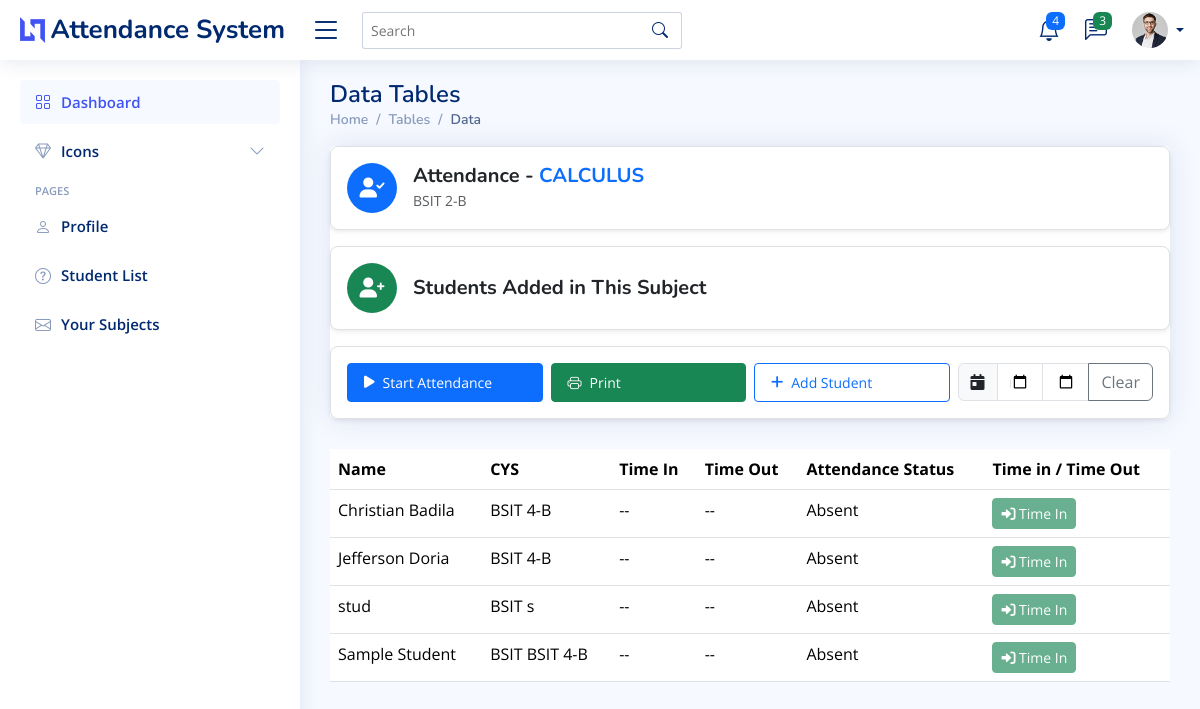
Before: /student-attendance/17/ with the older database file.
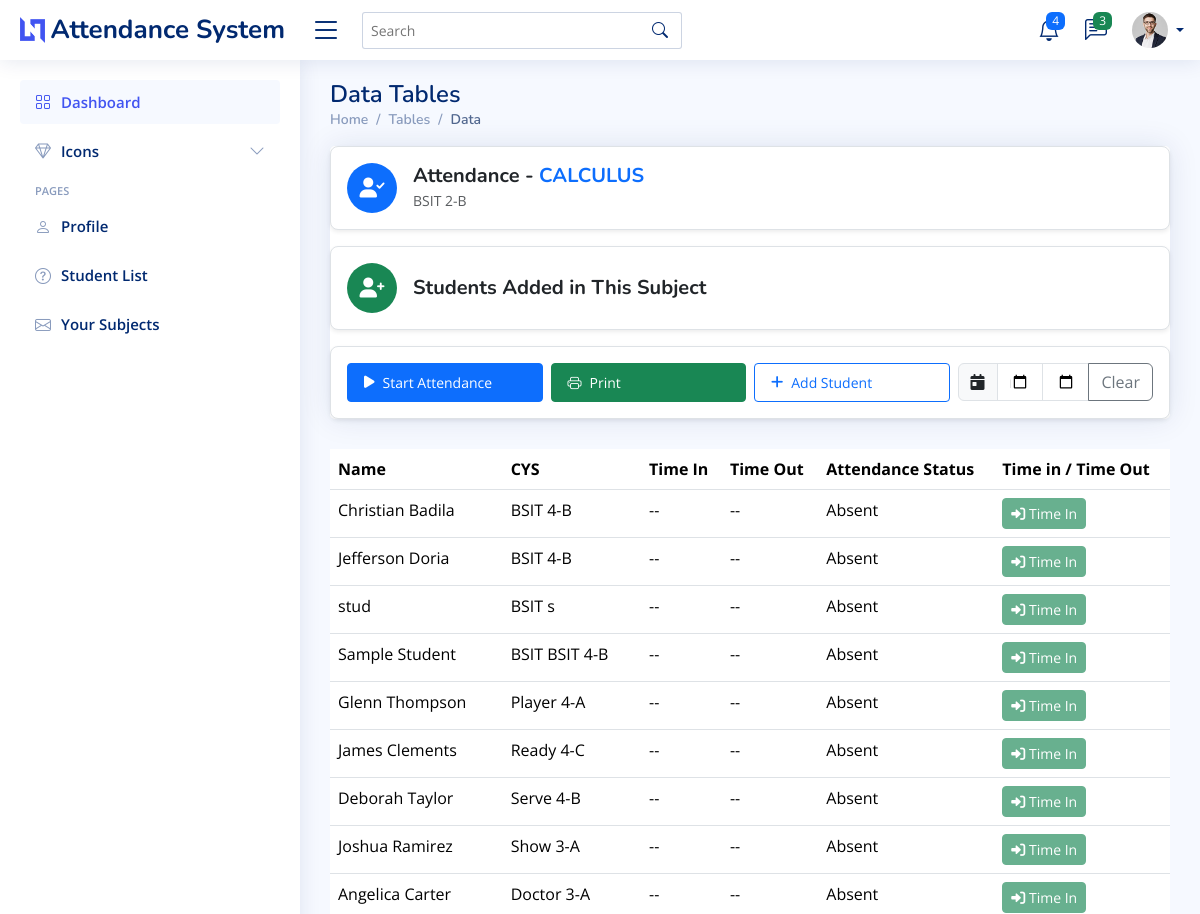
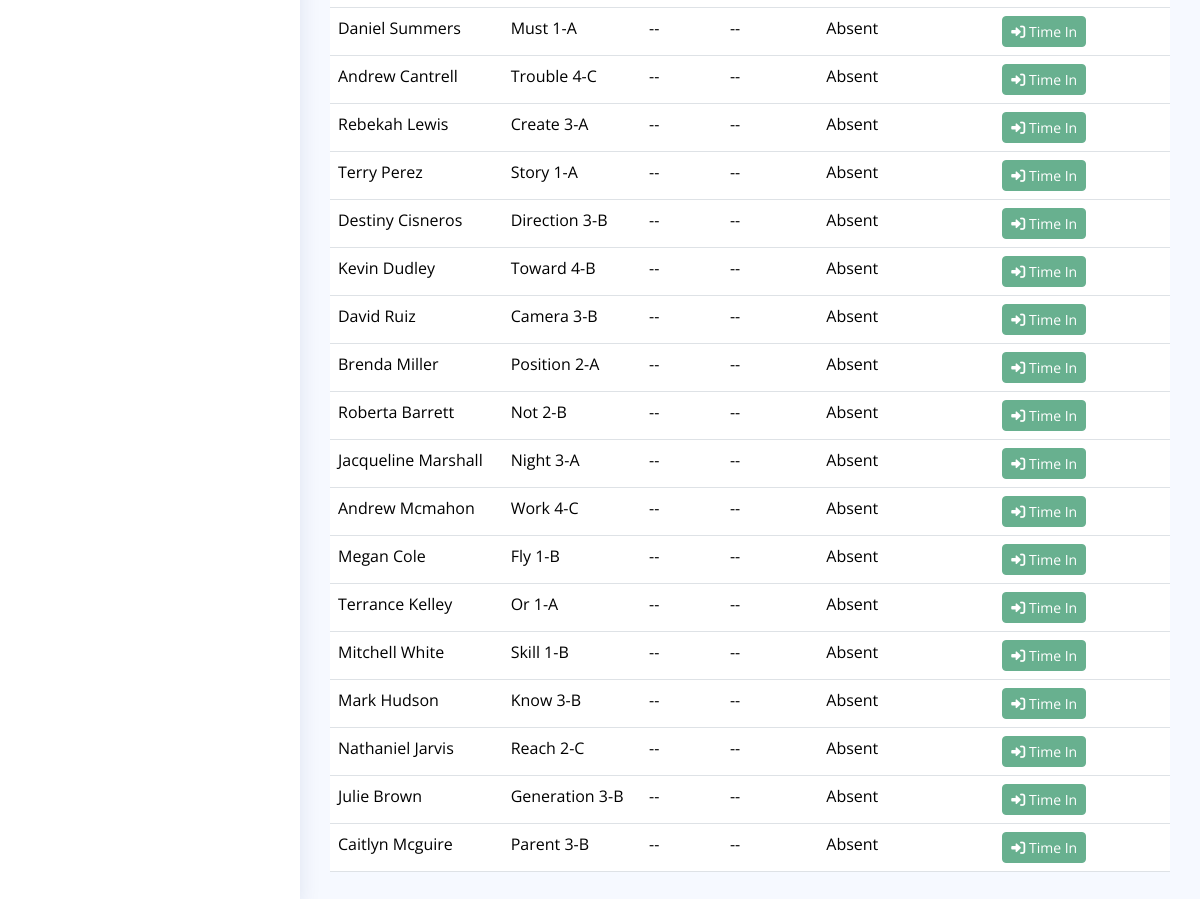
After: the same page with the newer database file (2 pictures, top to bottom).
### myapp/models.py (models this page shows, shortened)
class Student(models.Model):
    username = models.CharField(max_length=255, unique=True, default="default_username")
    student_id = models.CharField(max_length=50, unique=True)
    full_name = models.CharField(max_length=255)
    course = models.CharField(max_length=100)
    year_section = models.CharField(max_length=50, blank=True, null=True)
    email = models.EmailField(unique=True, blank=True, null=True)
    password = models.CharField(max_length=255)
    subjects = models.ManyToManyField(Subject, related_name="students")
    created_at = models.DateTimeField(auto_now_add=True)

### myapp/views.py (the view, shortened to what this page needs)
# urls.py: path('student-attendance/<int:id>/', views.student_attendance, name='student-attendance'),
def student_attendance(request, id):
    subject = get_object_or_404(Subject, id=id)
    assigned_students = subject.students.all()
    today = localdate()
    attendance_records = Attendance.objects.filter(
        student__in=assigned_students,
        subject=subject,
        date= today
    ).order_by('date')
    student_attendance_map = defaultdict(lambda: {'time_in': None, 'time_out': None})
    for att in attendance_records:
        student_data = student_attendance_map[att.student.id]
        if att.time_in and not student_data['time_in']:
            student_data['time_in'] = att.time_in
        if att.time_out and not student_data['time_out']:
            student_data['time_out'] = att.time_out
    for student in assigned_students:
        student.attendance = student_attendance_map.get(student.id, None)
        if student.attendance:
            print(f"Student: {student.full_name}, Time In: {student.attendance['time_in']}, Time Out: {student.attendance['time_out']}")
    available_students = Student.objects.exclude(id__in=assigned_students.values_list('id', flat=True))
    return render(request, 'myapp/student_attendance.html', {
        'assigned_students': assigned_students,
        'available_students': available_students,
        'subject': subject,
        'all_attendance_records': attendance_records,  # Pass all attendance records to the template
    })

### myapp/templates/myapp/student_attendance.html (shortened to what the changed rows need)
{% extends 'myapp/base.html' %}
{% load static %}
{% block content %}
<main id="main" class="main">
  <div class="pagetitle">
    <h1>Data Tables</h1>
  </div>
  <section class="section">
    <div class="row">
      <div class="col-lg-12">
<div class="table-responsive mt-4" style="min-height: 400px">
  <table class="table datatable">
    <thead>
      <tr>
        <th>Name</th>
        <th>CYS</th>
        <th>Time In</th>
        <th>Time Out</th>
        <th>Attendance Status</th>
        <th>Time in / Time Out</th>
      </tr>
    </thead>
    <tbody>
      {% for student in assigned_students %}
        <tr>
          <td>{{ student.full_name }}</td>
          <td>{{ student.course }} {{ student.year_section }}</td>
          <td id="time-in-{{ student.id }}">
            {% if student.attendance and student.attendance.time_in %}
                {{ student.attendance.time_in|time:"g:i A" }}
            {% else %}
                --
            {% endif %}
        </td>
          <td id="time-out-{{ student.id }}">
            {% if student.attendance and student.attendance.time_out %}
              {{ student.attendance.time_out|time:"g:i A" }}
            {% else %}
              --
            {% endif %}
          </td>
          <td>
            {% if student.attendance and student.attendance.time_in %}
              Present
            {% else %}
              Absent
            {% endif %}
          </td>
          <td>
            <div class="btn-group" role="group">
              <button class="btn btn-success btn-sm mark-attendance"
                      data-student="{{ student.id }}"
                      data-status="Time In"
                      disabled>
                <i class="fa-solid fa-sign-in-alt"></i> Time In
              </button>
            </div>
          </td>
        </tr>
      {% endfor %}
    </tbody>
  </table>
</div>
      </div>
    </div>
</section>
</main>
{% endblock %}

Changed rows visible on the page:
added Student: full_name "Glenn Thompson", course "Player", year_section "4-A", shows "Absent"
added Student: full_name "James Clements", course "Ready", year_section "4-C", shows "Absent"
added Student: full_name "Deborah Taylor", course "Serve", year_section "4-B", shows "Absent"
added Student: full_name "Joshua Ramirez", course "Show", year_section "3-A", shows "Absent"
added Student: full_name "Angelica Carter", course "Doctor", year_section "3-A", shows "Absent"
added Student: full_name "Daniel Summers", course "Must", year_section "1-A", shows "Absent"
added Student: full_name "Andrew Cantrell", course "Trouble", year_section "4-C", shows "Absent"
added Student: full_name "Rebekah Lewis", course "Create", year_section "3-A", shows "Absent"
added Student: full_name "Terry Perez", course "Story", year_section "1-A", shows "Absent"
added Student: full_name "Destiny Cisneros", course "Direction", year_section "3-B", shows "Absent"
added Student: full_name "Kevin Dudley", course "Toward", year_section "4-B", shows "Absent"
added Student: full_name "David Ruiz", course "Camera", year_section "3-B", shows "Absent"
added Student: full_name "Brenda Miller", course "Position", year_section "2-A", shows "Absent"
added Student: full_name "Roberta Barrett", course "Not", year_section "2-B", shows "Absent"
added Student: full_name "Jacqueline Marshall", course "Night", year_section "3-A", shows "Absent"
added Student: full_name "Andrew Mcmahon", course "Work", year_section "4-C", shows "Absent"
added Student: full_name "Megan Cole", course "Fly", year_section "1-B", shows "Absent"
added Student: full_name "Terrance Kelley", course "Or", year_section "1-A", shows "Absent"
added Student: full_name "Mitchell White", course "Skill", year_section "1-B", shows "Absent"
added Student: full_name "Mark Hudson", course "Know", year_section "3-B", shows "Absent"
added Student: full_name "Nathaniel Jarvis", course "Reach", year_section "2-C", shows "Absent"
added Student: full_name "Julie Brown", course "Generation", year_section "3-B", shows "Absent"
added Student: full_name "Caitlyn Mcguire", course "Parent", year_section "3-B", shows "Absent"
